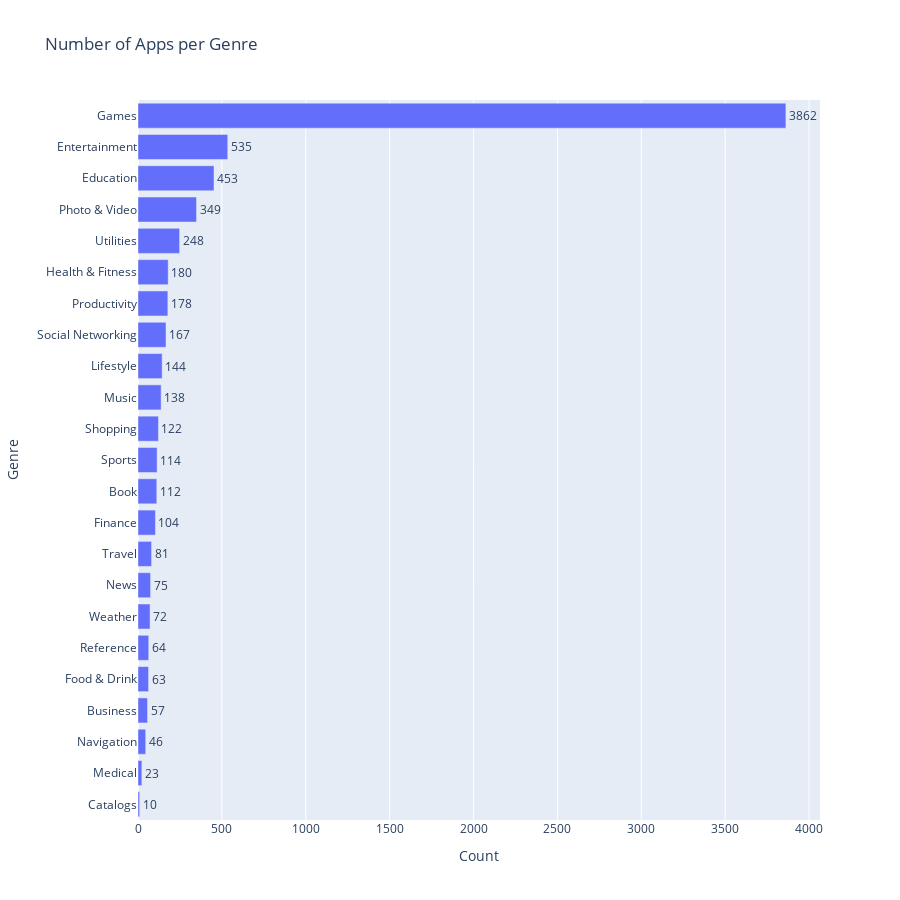
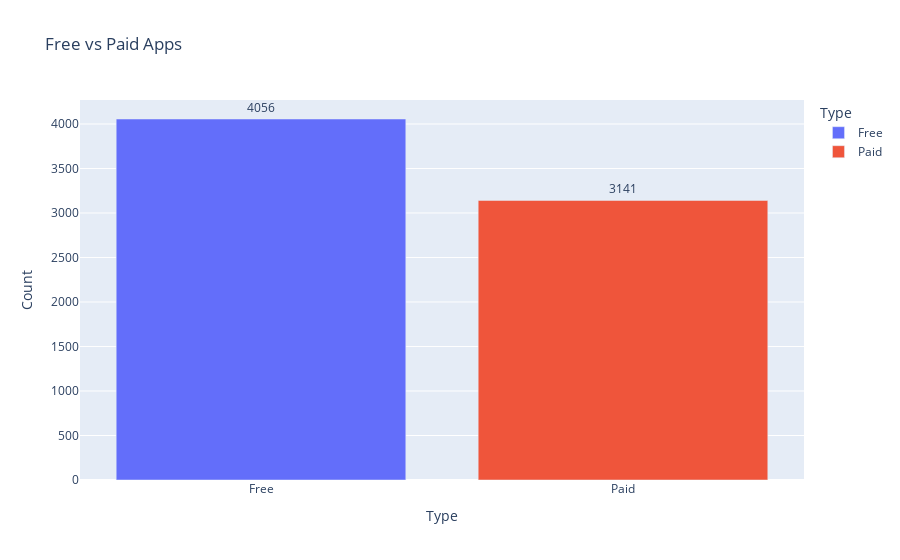
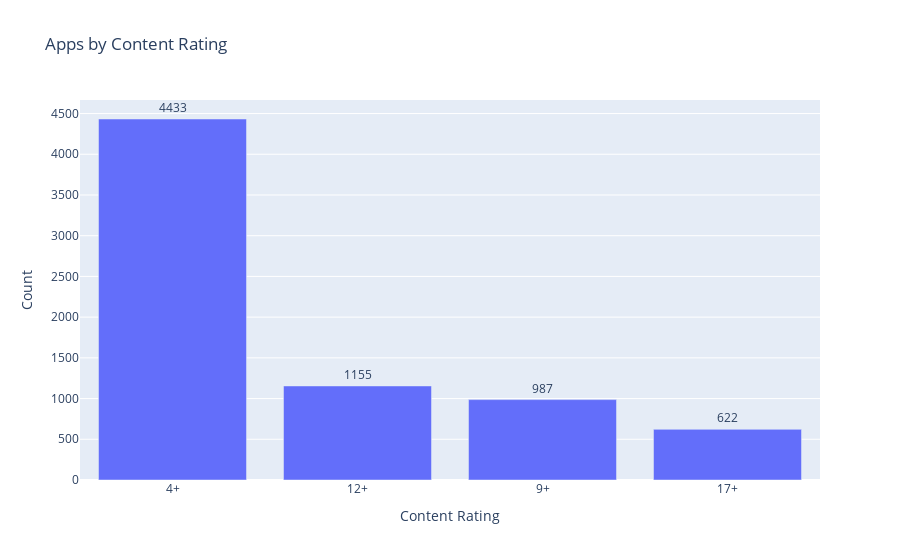

Notebook code cell kept with these figures, in order:
### Markdown cell above
#### Univaraite Analysis

### Code cell
# =====================================================
# UNIVARIATE ANALYSIS
# =====================================================

# -------------------------
# CATEGORICAL VARIABLES
# -------------------------

# 1 Number of Apps per Genre (All Genres, Sorted, Horizontal)

genre_counts = (
    df['prime_genre']
    .value_counts()
    .rename_axis('Genre')
    .reset_index(name='Count')
)

fig = px.bar(
    genre_counts,
    x='Count',
    y='Genre',
    orientation='h',
    title='Number of Apps per Genre',
    text='Count'
)

fig.update_traces(textposition='outside')
fig.update_layout(
    yaxis=dict(categoryorder='total ascending', automargin=True),
    height=900
)

fig.show()


# 2 Free vs Paid Apps Distribution

# Create Free vs Paid column
df['Type'] = df['price'].apply(lambda x: 'Free' if x == 0 else 'Paid')

type_counts = (
    df['Type']
    .value_counts()
    .rename_axis('Type')
    .reset_index(name='Count')
)

fig = px.bar(
    type_counts,
    x='Type',
    y='Count',
    title='Free vs Paid Apps',
    text='Count',
    color='Type'
)

fig.update_traces(textposition='outside')
fig.show()


# 3 Content Rating Distribution

content_counts = (
    df['cont_rating']
    .value_counts()
    .rename_axis('Content Rating')
    .reset_index(name='Count')
)

fig = px.bar(
    content_counts,
    x='Content Rating',
    y='Count',
    title='Apps by Content Rating',
    text='Count'
)

fig.update_traces(textposition='outside')
fig.show()

### Figure 1 — Plotly figure (JSON) as saved in the notebook; plotly's stock layout.template omitted (floating-point values rounded to 4 significant figures)
{"data": [{"hovertemplate": "Count=%{text}<br>Genre=%{y}<extra></extra>", "legendgroup": "", "marker": {"color": "#636efa", "pattern": {"shape": ""}}, "name": "", "orientation": "h", "showlegend": false, "text": [3862.0, 535.0, 453.0, 349.0, 248.0, 180.0, 178.0, 167.0, 144.0, 138.0, 122.0, 114.0, 112.0, 104.0, 81.0, 75.0, 72.0, 64.0, 63.0, 57.0, 46.0, 23.0, 10.0], "textposition": "outside", "type": "bar", "x": [3862, 535, 453, 349, 248, 180, 178, 167, 144, 138, 122, 114, 112, 104, 81, 75, 72, 64, 63, 57, 46, 23, 10], "xaxis": "x", "y": ["Games", "Entertainment", "Education", "Photo & Video", "Utilities", "Health & Fitness", "Productivity", "Social Networking", "Lifestyle", "Music", "Shopping", "Sports", "Book", "Finance", "Travel", "News", "Weather", "Reference", "Food & Drink", "Business", "Navigation", "Medical", "Catalogs"], "yaxis": "y"}], "layout": {"barmode": "relative", "height": 900, "legend": {"tracegroupgap": 0}, "title": {"text": "Number of Apps per Genre"}, "xaxis": {"anchor": "y", "domain": [0, 1], "title": {"text": "Count"}}, "yaxis": {"anchor": "x", "automargin": true, "categoryorder": "total ascending", "domain": [0, 1], "title": {"text": "Genre"}}}}

### Figure 2 — Plotly figure (JSON) as saved in the notebook; plotly's stock layout.template omitted (floating-point values rounded to 4 significant figures)
{"data": [{"hovertemplate": "Type=%{x}<br>Count=%{text}<extra></extra>", "legendgroup": "Free", "marker": {"color": "#636efa", "pattern": {"shape": ""}}, "name": "Free", "orientation": "v", "showlegend": true, "text": [4056.0], "textposition": "outside", "type": "bar", "x": ["Free"], "xaxis": "x", "y": [4056], "yaxis": "y"}, {"hovertemplate": "Type=%{x}<br>Count=%{text}<extra></extra>", "legendgroup": "Paid", "marker": {"color": "#EF553B", "pattern": {"shape": ""}}, "name": "Paid", "orientation": "v", "showlegend": true, "text": [3141.0], "textposition": "outside", "type": "bar", "x": ["Paid"], "xaxis": "x", "y": [3141], "yaxis": "y"}], "layout": {"barmode": "relative", "legend": {"title": {"text": "Type"}, "tracegroupgap": 0}, "title": {"text": "Free vs Paid Apps"}, "xaxis": {"anchor": "y", "categoryarray": ["Free", "Paid"], "categoryorder": "array", "domain": [0, 1], "title": {"text": "Type"}}, "yaxis": {"anchor": "x", "domain": [0, 1], "title": {"text": "Count"}}}}

### Figure 3 — Plotly figure (JSON) as saved in the notebook; plotly's stock layout.template omitted (floating-point values rounded to 4 significant figures)
{"data": [{"hovertemplate": "Content Rating=%{x}<br>Count=%{text}<extra></extra>", "legendgroup": "", "marker": {"color": "#636efa", "pattern": {"shape": ""}}, "name": "", "orientation": "v", "showlegend": false, "text": [4433.0, 1155.0, 987.0, 622.0], "textposition": "outside", "type": "bar", "x": ["4+", "12+", "9+", "17+"], "xaxis": "x", "y": [4433, 1155, 987, 622], "yaxis": "y"}], "layout": {"barmode": "relative", "legend": {"tracegroupgap": 0}, "title": {"text": "Apps by Content Rating"}, "xaxis": {"anchor": "y", "domain": [0, 1], "title": {"text": "Content Rating"}}, "yaxis": {"anchor": "x", "domain": [0, 1], "title": {"text": "Count"}}}}
